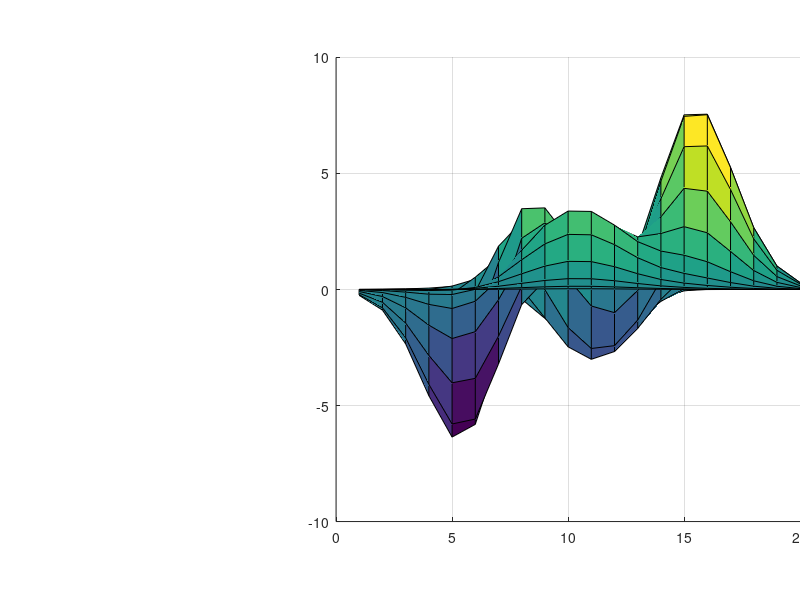

This figure's MATLAB source: (Note: this script raises an error after producing the figure.)
%=============================================================================
% Copyright (c) 2026-present Allan CORNET (Nelson)
%=============================================================================
% This file is part of Nelson.
%=============================================================================
% LICENCE_BLOCK_BEGIN
% SPDX-License-Identifier: LGPL-3.0-or-later
% LICENCE_BLOCK_END
%=============================================================================
% <--ADV-CLI MODE-->
%=============================================================================
close all;
f = figure('Visible', 'off');
surf(peaks(20));
ax = gca();
camtarget(ax, [0 0 0]);
campos(ax, [0 -30 0]);
camup(ax, [0 0 1]);
%=============================================================================
% Orbiting rotates the camera around the target: the distance is preserved.
d0 = norm(campos(ax) - camtarget(ax));
camorbit(ax, 90, 0);
d1 = norm(campos(ax) - camtarget(ax));
asserts.isapprox(d0, d1, 1e-6);
% A 90 degree horizontal orbit about +z moves [0 -30 0] to about [30 0 0].
p = campos(ax);
asserts.isapprox(p(1), 30, 1e-4);
asserts.istrue(abs(p(2)) < 1e-4);
%=============================================================================
camorbit(ax, 0, 30);
asserts.isapprox(norm(campos(ax) - camtarget(ax)), d0, 1e-6);
%=============================================================================
asserts.checkerror('camorbit(gca(), ''a'', ''b'')', 'Rotation angles must be real scalars.');
%=============================================================================
close all;
%=============================================================================
